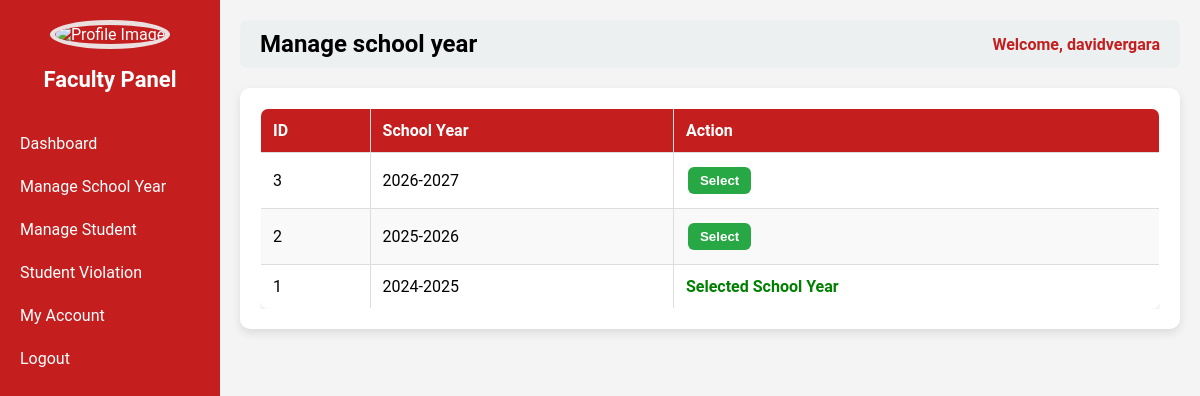
The app's page /faculty.php?page=manage_school_year (signed in), older data.
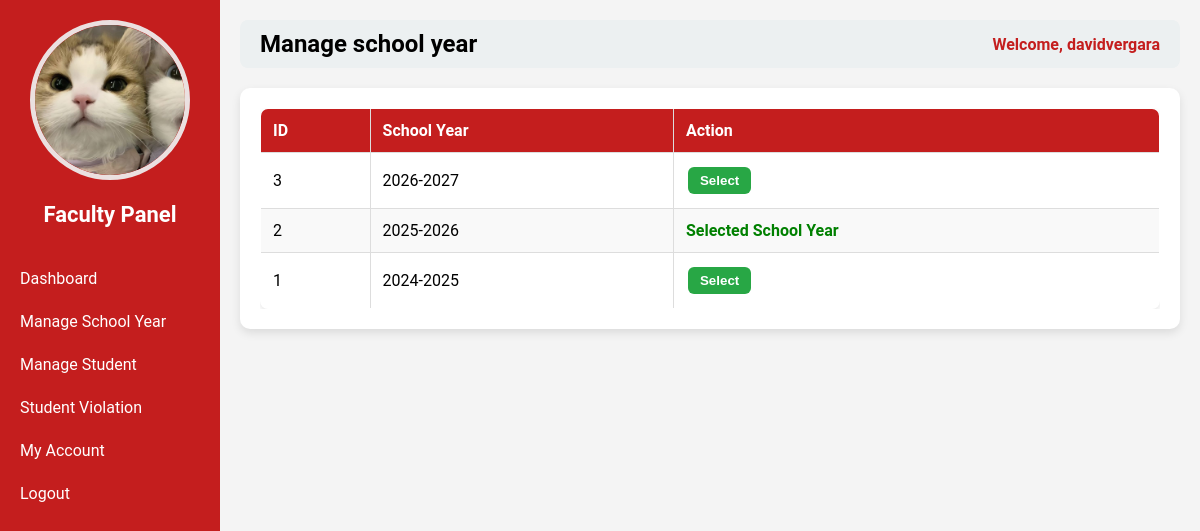
The same page, newer data.
### tables this page shows
CREATE TABLE `school_years` (
  `id` int(11) NOT NULL,
  `school_year` varchar(50) NOT NULL,
  `is_current` tinyint(1) DEFAULT 0
);

CREATE TABLE `users` (
  `id` int(11) NOT NULL,
  `username` varchar(50) NOT NULL,
  `password` varchar(255) NOT NULL,
  `role` varchar(50) NOT NULL,
  `email` varchar(255) NOT NULL,
  `contact` varchar(50) NOT NULL,
  `status` varchar(50) NOT NULL,
  `img` varchar(255) NOT NULL
);

### faculty_pages/manage_school_year.php (the view, shortened to what this page needs)
<?php
require __DIR__ . '/../db_connect.php';
$school_years = $pdo->query("SELECT * FROM school_years ORDER BY id DESC")->fetchAll(PDO::FETCH_ASSOC);
$current_sy_row = $pdo->query("SELECT * FROM school_years WHERE is_current = 1 LIMIT 1")->fetch(PDO::FETCH_ASSOC);
$current_sy_id = $current_sy_row ? $current_sy_row['id'] : null;
?>
<div class="container">
    <div class="table-box">
        <table class="styled-table">
            <thead>
                <tr>
                    <th>ID</th>
                    <th>School Year</th>
                    <th>Action</th>
                </tr>
            </thead>
            <tbody>
            <?php foreach ($school_years as $sy): ?>
                <tr>
                    <td><?= $sy['id']; ?></td>
                    <td><?= htmlspecialchars($sy['school_year']); ?></td>
                    <td>
                        <?php if ($current_sy_id != $sy['id']): ?>
                            <form method="POST" class="inline-form">
                                <button type="submit" name="select_sy" class="btn btn-success">Select</button>
                            </form>
                        <?php else: ?>
                            <span class="selected-label">Selected School Year</span>
                        <?php endif; ?>
                    </td>
                </tr>
            <?php endforeach; ?>
            </tbody>
        </table>
    </div>
</div>

### faculty.php (shortened to what this page needs)
<?php
require 'db_connect.php';
$id = $_SESSION['user_id'];
$stmt = $pdo->prepare("SELECT * FROM users WHERE id=?");
$stmt->execute([$id]);
$user = $stmt->fetch(PDO::FETCH_ASSOC);
$page = isset($_GET['page']) ? $_GET['page'] : 'dashboard';
?>
<!DOCTYPE html>
<html>
<head>
</head>
<body>
<div class="sidebar">
    <div class="column profile-photo">
        <?php if (!empty($user['img'])): ?>
            <img src="<?php echo htmlspecialchars($user['img']); ?>" alt="Profile Image">
        <?php else: ?>
            <img src="default.png" alt="Profile Image">
        <?php endif; ?>
    </div>
    <h2>Faculty Panel</h2>
    <a href="?page=dashboard">Dashboard</a>
    <a href="?page=manage_school_year">Manage School Year</a>
    <a href="?page=manage_student">Manage Student</a>
    <a href="?page=manage_student_violation">Student Violation</a>
    <a href="?page=my_account">My Account</a>
    <a href="logout.php">Logout</a>
</div>
<div class="main-content">
    <div class="header">
        <h2><?php echo ucfirst(str_replace('_',' ', $page)); ?></h2>
        <span>Welcome, <?php echo $_SESSION['username']; ?></span>
    </div>
    <div class="content" style="margin-top:20px;">
        <?php
        $pageFile = "faculty_pages/{$page}.php";
        if (file_exists($pageFile)) {
            include $pageFile;
        } else {
            echo "<p>Page not found.</p>";
        }
        ?>
    </div>
</div>
</body>
</html>

Row changes from the older to the newer data that the page shows:
now on this page (row edited): users: img (picture)
changed school_years id 2: text "Select" → "Selected School Year"
changed school_years id 1: text "Selected School Year" → "Select"
